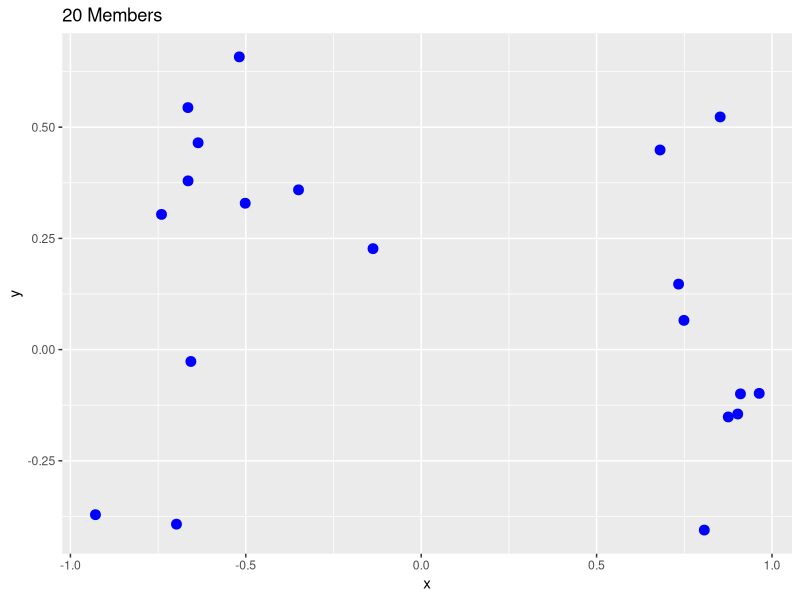
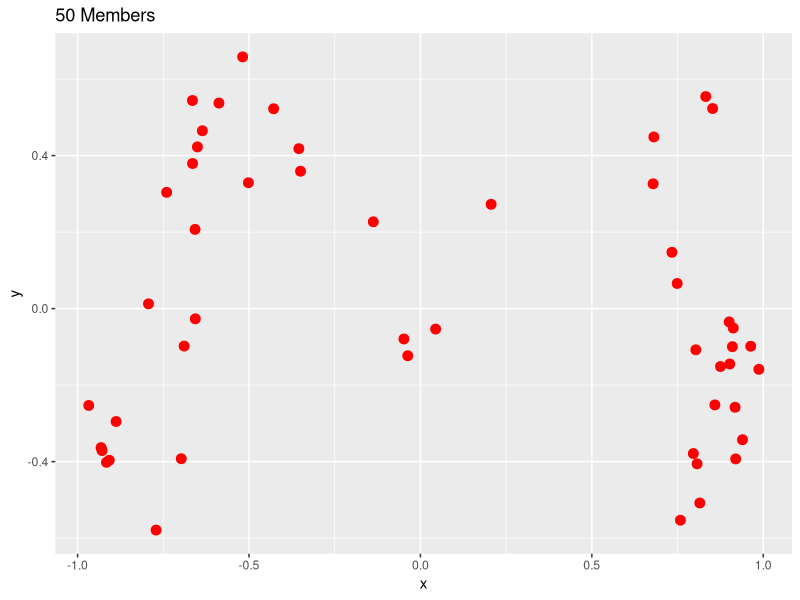

Write the R code that produced these figures, in order.
library(tidyverse)
library(readr)
library(ggplot2)
library(patchwork)
#install.packages('patchwork')



# Parliaments of 20 Members ----------------------------------------------
Matriz20 <- read_csv("Matriz20.csv", col_types = cols(...1 = col_skip()))
names(Matriz20) = c("x","y")
# Parliaments of 50 Members ----------------------------------------------
Matriz50 <- read_csv("Matriz50.csv", col_types = cols(...1 = col_skip()))
names(Matriz50) = c("x","y")


# PLOT 20 | 50 MEMBERS ----------------------------------------------------
plotMatriz20 = qplot(data=Matriz20, x=x, y= y)+ 
  geom_point(size=3,colour='blue')+
  ggtitle("20 Members")+ 
  facet_grid()
plotMatriz50 = qplot(data=Matriz50, x=x, y= y)+ 
  geom_point(size=3,colour='red')+
  ggtitle("50 Members")+
  facet_grid()




# suma <- function(x, y) {
#   return(c(x,y))
# }
# 
# 
# suma(1,2)
